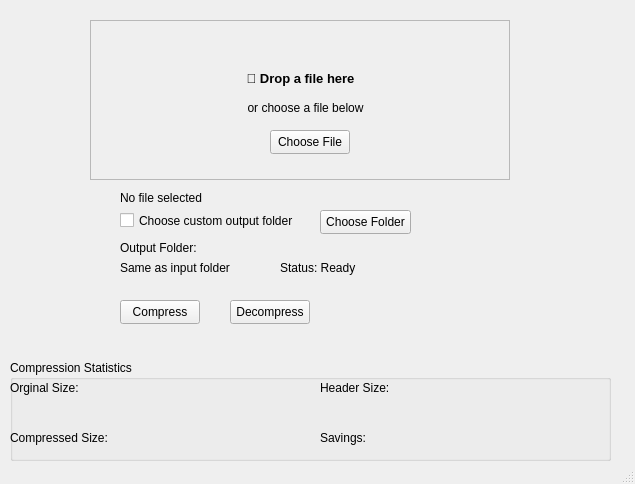
<?xml version="1.0" encoding="UTF-8"?>
<ui version="4.0">
 <class>MainWindow</class>
 <widget class="QMainWindow" name="MainWindow">
  <property name="geometry">
   <rect>
    <x>0</x>
    <y>0</y>
    <width>635</width>
    <height>484</height>
   </rect>
  </property>
  <property name="windowTitle">
   <string>MainWindow</string>
  </property>
  <widget class="QWidget" name="centralwidget">
   <widget class="QPushButton" name="compressButton">
    <property name="geometry">
     <rect>
      <x>120</x>
      <y>300</y>
      <width>80</width>
      <height>24</height>
     </rect>
    </property>
    <property name="text">
     <string>Compress</string>
    </property>
   </widget>
   <widget class="QPushButton" name="decompressButton">
    <property name="geometry">
     <rect>
      <x>230</x>
      <y>300</y>
      <width>80</width>
      <height>24</height>
     </rect>
    </property>
    <property name="text">
     <string>Decompress</string>
    </property>
   </widget>
   <widget class="QPushButton" name="browseOutputButton">
    <property name="geometry">
     <rect>
      <x>320</x>
      <y>210</y>
      <width>91</width>
      <height>24</height>
     </rect>
    </property>
    <property name="text">
     <string>Choose Folder</string>
    </property>
   </widget>
   <widget class="QLabel" name="statusLabel">
    <property name="geometry">
     <rect>
      <x>280</x>
      <y>260</y>
      <width>331</width>
      <height>16</height>
     </rect>
    </property>
    <property name="text">
     <string>Status: Ready</string>
    </property>
   </widget>
   <widget class="DropFrame" name="dropFrame">
    <property name="geometry">
     <rect>
      <x>90</x>
      <y>20</y>
      <width>420</width>
      <height>160</height>
     </rect>
    </property>
    <property name="frameShape">
     <enum>QFrame::Shape::StyledPanel</enum>
    </property>
    <property name="frameShadow">
     <enum>QFrame::Shadow::Raised</enum>
    </property>
    <widget class="QPushButton" name="browseButton">
     <property name="geometry">
      <rect>
       <x>180</x>
       <y>110</y>
       <width>80</width>
       <height>24</height>
      </rect>
     </property>
     <property name="text">
      <string>Choose File</string>
     </property>
    </widget>
    <widget class="QLabel" name="dropTitle">
     <property name="geometry">
      <rect>
       <x>110</x>
       <y>50</y>
       <width>201</width>
       <height>16</height>
      </rect>
     </property>
     <property name="font">
      <font>
       <pointsize>10</pointsize>
       <bold>true</bold>
      </font>
     </property>
     <property name="text">
      <string>📁 Drop a file here</string>
     </property>
     <property name="alignment">
      <set>Qt::AlignmentFlag::AlignCenter</set>
     </property>
    </widget>
    <widget class="QLabel" name="dropSubtitle">
     <property name="geometry">
      <rect>
       <x>80</x>
       <y>80</y>
       <width>271</width>
       <height>16</height>
      </rect>
     </property>
     <property name="font">
      <font>
       <underline>false</underline>
      </font>
     </property>
     <property name="text">
      <string>or choose a file below</string>
     </property>
     <property name="alignment">
      <set>Qt::AlignmentFlag::AlignCenter</set>
     </property>
    </widget>
   </widget>
   <widget class="QLabel" name="selectedFileLabel">
    <property name="geometry">
     <rect>
      <x>120</x>
      <y>190</y>
      <width>261</width>
      <height>16</height>
     </rect>
    </property>
    <property name="text">
     <string>No file selected</string>
    </property>
   </widget>
   <widget class="QCheckBox" name="checkBox">
    <property name="geometry">
     <rect>
      <x>120</x>
      <y>210</y>
      <width>191</width>
      <height>21</height>
     </rect>
    </property>
    <property name="text">
     <string>Choose custom output folder</string>
    </property>
   </widget>
   <widget class="QLabel" name="outputFolderLabel">
    <property name="geometry">
     <rect>
      <x>120</x>
      <y>240</y>
      <width>81</width>
      <height>16</height>
     </rect>
    </property>
    <property name="text">
     <string>Output Folder:</string>
    </property>
   </widget>
   <widget class="QLabel" name="outputFolderPathLabel">
    <property name="geometry">
     <rect>
      <x>120</x>
      <y>260</y>
      <width>291</width>
      <height>16</height>
     </rect>
    </property>
    <property name="text">
     <string>Same as input folder</string>
    </property>
   </widget>
   <widget class="QGroupBox" name="groupBox">
    <property name="geometry">
     <rect>
      <x>10</x>
      <y>360</y>
      <width>601</width>
      <height>101</height>
     </rect>
    </property>
    <property name="title">
     <string>Compression Statistics</string>
    </property>
    <widget class="QLabel" name="originalSizeLabel">
     <property name="geometry">
      <rect>
       <x>0</x>
       <y>20</y>
       <width>301</width>
       <height>16</height>
      </rect>
     </property>
     <property name="text">
      <string>Orginal Size:</string>
     </property>
    </widget>
    <widget class="QLabel" name="compressedSizeLabel">
     <property name="geometry">
      <rect>
       <x>0</x>
       <y>70</y>
       <width>311</width>
       <height>16</height>
      </rect>
     </property>
     <property name="text">
      <string>Compressed Size:</string>
     </property>
    </widget>
    <widget class="QLabel" name="headerSizeLabel">
     <property name="geometry">
      <rect>
       <x>310</x>
       <y>20</y>
       <width>261</width>
       <height>16</height>
      </rect>
     </property>
     <property name="text">
      <string>Header Size:</string>
     </property>
    </widget>
    <widget class="QLabel" name="savingsLabel">
     <property name="geometry">
      <rect>
       <x>310</x>
       <y>70</y>
       <width>201</width>
       <height>16</height>
      </rect>
     </property>
     <property name="text">
      <string>Savings:</string>
     </property>
    </widget>
   </widget>
  </widget>
  <widget class="QStatusBar" name="statusbar"/>
 </widget>
 <customwidgets>
  <customwidget>
   <class>DropFrame</class>
   <extends>QFrame</extends>
   <header>dropframe.h</header>
   <container>1</container>
  </customwidget>
 </customwidgets>
 <resources/>
 <connections/>
</ui>
